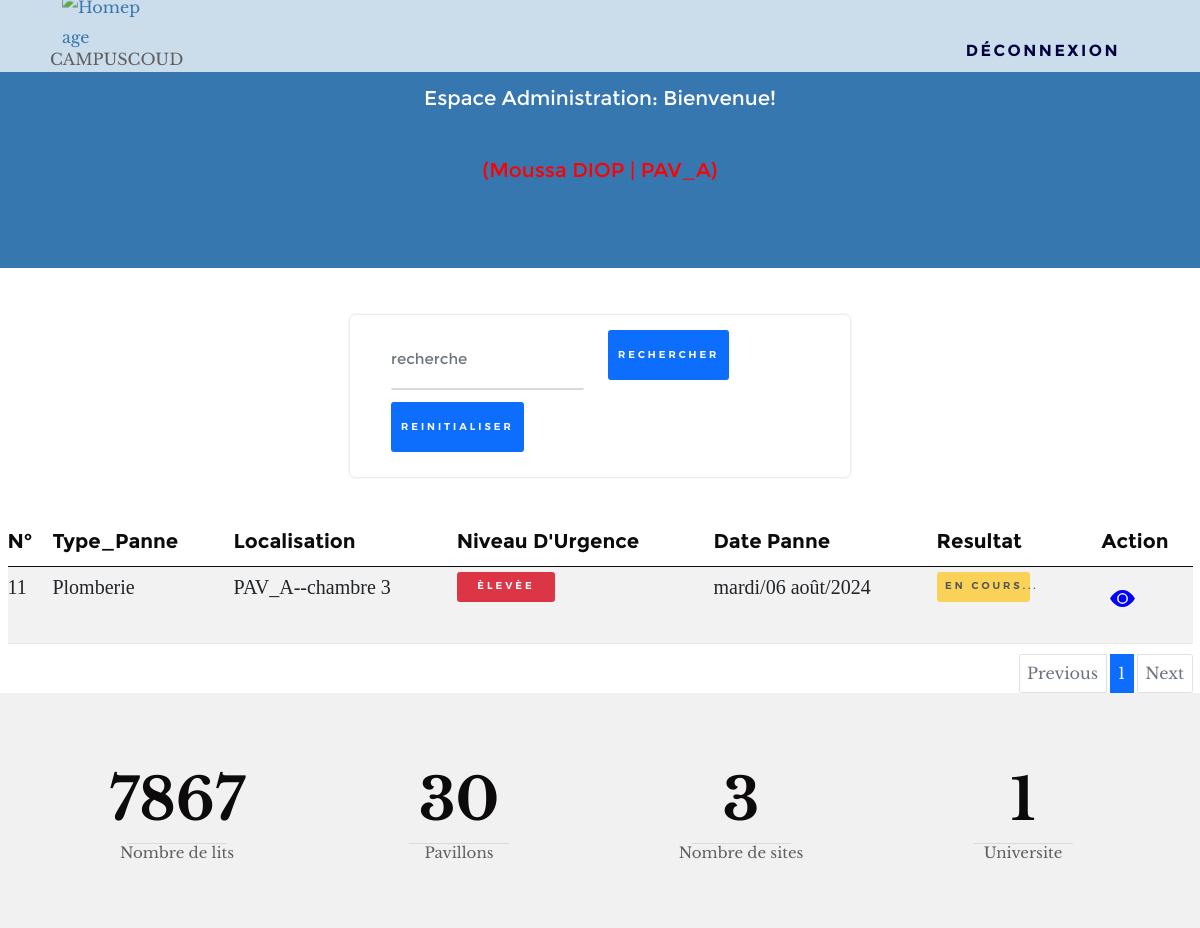
The app's page /profils/dst/listPannes.php (signed in) with its own data.
### tables this page shows
CREATE TABLE `panne` (
  `id` int(11) NOT NULL,
  `type_panne` varchar(255) NOT NULL,
  `date_enregistrement` varchar(255) NOT NULL,
  `description` text NOT NULL,
  `localisation` varchar(255) NOT NULL,
  `niveau_urgence` varchar(50) NOT NULL,
  `id_chef_residence` int(11) DEFAULT NULL
);

### traitement/fonction.php (called while the page is built, shortened)
<?php
function rechercherPannes($connexion, $profil2 = null, $search = '', $isChefDst = false) {
    $joinImputation = "";
    if (!$isChefDst) {
        $joinImputation = "INNER JOIN Imputation m ON p.id = m.id_panne";
    } else {
        $joinImputation = "LEFT JOIN Imputation m ON p.id = m.id_panne";
    }
    $whereClause = '';
    $sql = "
        SELECT p.id, p.type_panne, p.date_enregistrement, p.description, p.localisation, p.niveau_urgence,
               i.resultat, i.id AS idIntervention, i.date_intervention, i.description_action, i.personne_agent,
               u.nom, u.prenom, u.profil1, u.profil2,
               o.evaluation_qualite, o.id AS idObservation, o.date_observation, o.commentaire_suggestion,
               m.id_chef_dst,m.resultat AS resultat_imp, m.instruction, m.date_imputation
        FROM Panne p
        LEFT JOIN Intervention i ON p.id = i.id_panne
        LEFT JOIN Utilisateur u ON p.id_chef_residence = u.id
        LEFT JOIN Observation o ON p.id = o.id_panne
        $joinImputation
        $whereClause
        ORDER BY
            (CASE
                WHEN m.id_chef_dst IS NULL THEN 1
                ELSE 2
            END) ASC,
            (CASE
                WHEN i.resultat IS NULL THEN 1
                WHEN i.resultat = 'en cours' THEN 2
                ELSE 3
            END) ASC,
            (CASE
                WHEN p.niveau_urgence = 'Èlevèe' THEN 1
                WHEN p.niveau_urgence = 'Moyenne' THEN 2
                WHEN p.niveau_urgence = 'Faible' THEN 3
                ELSE 4
            END) ASC,
            p.date_enregistrement DESC
    ";
    $stmt = $connexion->prepare($sql);
    $stmt->execute();
    $result = $stmt->get_result();
    return $result->fetch_all(MYSQLI_ASSOC);
}
function allPannes($connexion, $page = 1, $limit = 10, $profil2 = null, $search = '', $isChefDst = false) {
    $offset = ($page - 1) * $limit;
    $pannesFiltrees = rechercherPannes($connexion, $profil2, $search, $isChefDst);
    $totalCount = count($pannesFiltrees);
    $pannes = array_slice($pannesFiltrees, $offset, $limit);
    $totalPages = ceil($totalCount / $limit);
    return ['pannes' => $pannes, 'total_count' => $totalCount, 'total_pages' => $totalPages, 'current_page' => $page];
}

### profils/dst/listPannes.php (the view, shortened to what this page needs)
<?php
include('../../traitement/fonction.php');
include('../../traitement/requete.php');
$profil2 = $_SESSION['profil2'];
$isChefDst = ($profil2 === 'chef dst');
$search = isset($_GET['search']) ? $_GET['search'] : '';
if ($search) {
    $result = allPannes($connexion, $page = 1, $limit = 10, $profil2 = null, $search, $isChefDst);
    $allPannes = $result['pannes'];
    $totalPannes = $result['total_count'];
    $totalPages = $result['total_pages'];
} else {
    $result = allPannes($connexion, $page = 1, $limit = 10, $profil2 = null, $search, $isChefDst);
    $allPannes = $result['pannes'];
    $totalPannes = $result['total_count'];
    $totalPages = ceil($totalPannes / $limit);
}
?>
<!DOCTYPE html>
<html lang="en">
<head>
    <link rel="stylesheet" href="../../assets/css/vendor.css" />
    <link rel="stylesheet" href="../../assets/css/main.css" />
    <link rel="stylesheet" href="../../assets/css/login.css" />
    <link rel="stylesheet" href="/assets/bootstrap/css/bootstrap.min.css">
    <link rel="stylesheet" href="../../assets/css/styles.css">
    <link rel="stylesheet" href="../../assets/bootstrap/css/bootstrap.min.css">
    <link rel="stylesheet" href="../../assets/bootstrap/js/bootstrap.min.js">
    <link rel="stylesheet" href="../../assets/bootstrap/js/bootstrap.bundle.min.js">
    <link rel="stylesheet" href="/assets/css/styles.css">
</head>
<body>
    <?php include('../../head.php'); ?>
    <br>
    <nav class="navbar navbar-light bg">
        <div class="container">
            <ul class="nav">
                <form class="d-flex" method="GET" action="">
                    <li class="nav-item">
                        <strong class="nav-link active" aria-current="page">
                            <input class="form-control me-2" type="search" name="search" placeholder="recherche"
                                aria-label="Search">
                        </strong>
                    </li>
                    <li class="nav-item">
                        <strong class="nav-link" href="#">
                            <button type="submit" class="btn btn-primary mb-3"
                                style="width: 100%; height:50px ">Rechercher</button>
                        </strong>
                    </li>
                </form>
                <li class="nav-item">
                    <a class="nav-link" href="listPannes">
                        <button type="reset" class="btn btn-primary mb-3"
                            style="width: 100%; height:50px ">Reinitialiser</button>
                    </a>
                </li>
            </ul>
        </div>
    </nav>
    <br>
    <div id="refreshedContent" class="container-fluid">
        <div class="table-responsive">
            <table class="table table-striped" style="font-size: 20px; font-family: 'Times New Roman', Times, serif;">
                <thead>
                    <tr>
                        <th scope="col">N°</th>
                        <th scope="col">Type_Panne</th>
                        <th scope="col">Localisation </th>
                        <th scope="col">Niveau D'Urgence</th>
                        <th scope="col">Date Panne</th>
                        <th scope="col">Resultat</th>
                        <th scope="col">Action</th>
                    </tr>
                </thead>
                <tbody>
                    <?php if ($allPannes): ?>
                    <?php foreach ($allPannes as $panne): ?>
                    <tr>
                        <td><?php echo htmlspecialchars($panne['id']); ?></td>
                        <td><?php echo htmlspecialchars($panne['type_panne']); ?></td>
                        <td><?php echo htmlspecialchars($panne['localisation']); ?></td>
                        <td>
                            <?php if ($panne['niveau_urgence'] == 'Faible'): ?>
                            <button class="btn btn-info" style="width:40%;height: 30px;">Faible</button>
                            <?php elseif($panne['niveau_urgence'] == 'Moyenne'): ?>
                            <button class="btn btn-warning" style="width:40%;height: 30px;">Moyenne</button>
                            <?php elseif($panne['niveau_urgence'] == 'Èlevèe'): ?>
                            <button class="btn btn-danger" style="width:40%;height: 30px;">Èlevèe</button>
                            <?php endif; ?>
                        </td>
                        <td><?php echo htmlspecialchars($panne['date_enregistrement']); ?></td>
                        <td>
                            <?php if ($panne['resultat'] == 'depanner'): ?>
                            <button class="btn btn-success" disabled style="width:60%;height: 30px;">Dépanné</button>
                            <?php elseif ($panne['resultat'] == 'en cours'): ?>
                            <button class="btn btn-warning" disabled style="width:60%;height: 30px;">en
                                cours...</button>
                            <?php endif; ?>
                        </td>
                        <td>
                            <a href="../vuePanne.php?idPanne=<?php echo htmlspecialchars($panne['id']); ?>">
                                <button type="button" class="btn">
                                    <svg xmlns="http://www.w3.org/2000/svg" width="25" height="25" fill="currentColor"
                                        color="blue" class="bi bi-eye-fill" viewBox="0 0 16 16">
                                        <path d="M10.5 8a2.5 2.5 0 1 1-5 0 2.5 2.5 0 0 1 5 0" />
                                        <path
                                            d="M0 8s3-5.5 8-5.5S16 8 16 8s-3 5.5-8 5.5S0 8 0 8m8 3.5a3.5 3.5 0 1 0 0-7 3.5 3.5 0 0 0 0 7" />
                                    </svg>
                                </button>
                            </a>
                        </td>
                    </tr>
                    <?php endforeach; ?>
                    <?php else: ?>
                    <tr>
                        <td colspan="7">Aucune panne trouvée ou erreur.</td>
                    </tr>
                    <?php endif; ?>
                </tbody>
            </table>
        </div>
        <nav aria-label="Page navigation example">
            <ul class="pagination justify-content-end">
                <?php if ($page > 1): ?>
                <li class="page-item">
                    <a class="page-link" href="?page=<?php echo $page - 1; ?>">Previous</a>
                </li>
                <?php else: ?>
                <li class="page-item disabled">
                    <a class="page-link" href="#" tabindex="-1" aria-disabled="true">Previous</a>
                </li>
                <?php endif; ?>
                <li class="page-item active">
                    <a class="page-link" href="?page=<?php echo $i; ?>"><?php echo $page; ?></a>
                </li>
                <?php if ($page < $totalPages): ?>
                <li class="page-item">
                    <a class="page-link" href="?page=<?php echo $page + 1; ?>">Next</a>
                </li>
                <?php else: ?>
                <li class="page-item disabled">
                    <a class="page-link" href="#" tabindex="-1" aria-disabled="true">Next</a>
                </li>
                <?php endif; ?>
            </ul>
        </nav>
    </div>
</body>
<?php include('../../footer.php'); ?>
</html>

### assets/css/main.css (style rules this page uses)
html { font-size: 10px; font-family:'Times New Roman', Times, serif }
html, body { height: 100%; }
body { background: #ffffff; font-family: "librebaskerville-regular", serif; font-size: 1.6rem; line-height: 1.875; color: #5f5f5f; margin: 0; padding: 0; }
a { color: #3777B0; -webkit-transition: all 0.3s ease-in-out; transition: all 0.3s ease-in-out; }
em, i, strong, b { font-size: inherit; line-height: inherit; font-style: normal; font-weight: normal; }
strong, b { font-family: "librebaskerville-bold", serif; }
ul { list-style: disc; }
li { display: list-item; }
ol, ul { margin-left: 1.7rem; }
ul li { padding-left: .4rem; }
table { border-width: 0; width: 100%; max-width: 100%; font-family: "librebaskerville-regular", serif; }
th, td { padding: 1.5rem 3rem; text-align: left; border-bottom: 1px solid #E8E8E8; }
th { color: #0D0A0B; font-family: "montserrat-bold", sans-serif; }
td { line-height: 1.5; }
th:first-child, td:first-child { padding-left: 0; }
th:last-child, td:last-child { padding-right: 0; }
.table-responsive { overflow-x: auto; -webkit-overflow-scrolling: touch; }

### assets/css/login.css (style rules this page uses)
.container { max-width: 600px; margin: 50px auto; margin: 0.5% auto; margin-top: 1%; padding: 20px; border-radius: 5px; box-shadow: 0 0 3px rgba(0, 0, 0, 0.2); text-align: center; }
body { background-color: #f3f3f3; }
.form-control { border-radius: 5px; }
.btn-primary { width: 100%; padding: 10px; border-radius: 5px; transition: background-color 0.3s ease; }
.btn, button, input[type="submit"], input[type="reset"], input[type="button"] { display: inline-block; font-family: "montserrat-semibold", sans-serif; font-size: 1.2rem; text-transform: uppercase; letter-spacing: 0.3rem; height: 5.4rem; line-height: calc(5.4rem - 0.6rem); padding: 0 3rem; margin: 0 0.3rem 1.2rem 0; color: #151515; text-decoration: none; cursor: pointer; text-align: center; white-space: nowrap; -webkit-transition: all 0.3s ease-in-out; transition: all 0.3s ease-in-out; background-color: #c5c5c5; border: 0.3rem solid #c5c5c5; }
input[type="email"], input[type="number"], input[type="search"], input[type="text"], input[type="tel"], input[type="url"], input[type="password"], textarea, select { display: block; height: 6rem; padding: 1.5rem 0; border: 0; outline: none; color: #333333; font-family: "montserrat-regular", sans-serif; font-size: 1.5rem; line-height: 3rem; max-width: 100%; background: transparent; border-bottom: 2px solid rgba(0, 0, 0, 0.15); -webkit-transition: all 0.3s ease-in-out; transition: all 0.3s ease-in-out; }
button, .btn { margin-bottom: 1.2rem; }
input, textarea, select, pre, blockquote, figure, table, p, ul, ol, dl, form, .video-container, .ss-custom-select { margin-bottom: 3rem; }

### assets/css/styles.css (style rules this page uses)
body { font-family: Arial, sans-serif; background-color: #f2f2f2; }
.container { max-width: 500px; padding: 10px; background-color: #fff; border-radius: 5px; box-shadow: 0 0 3px rgba(0, 0, 0, 0.2); width: 50%; text-align: center; }
a { text-decoration: none; }
a { text-decoration: none !important; }
li, a { font-size: 16px !important; }
.form-control { height: 30px; }
strong { text-align: center; margin-bottom: 1%; font-size: 20px; color: darkslategray; }

### records on screen
panne: id "11", type_panne "Plomberie", localisation "PAV_A--chambre 3", niveau_urgence "ÈLEVÈE", date_enregistrement "mardi/06 août/2024"

### other values on screen
$_SESSION['prenom'] "Moussa"
$_SESSION['nom'] "DIOP"
$_SESSION['profil2'] "PAV_A"
$page "1"
